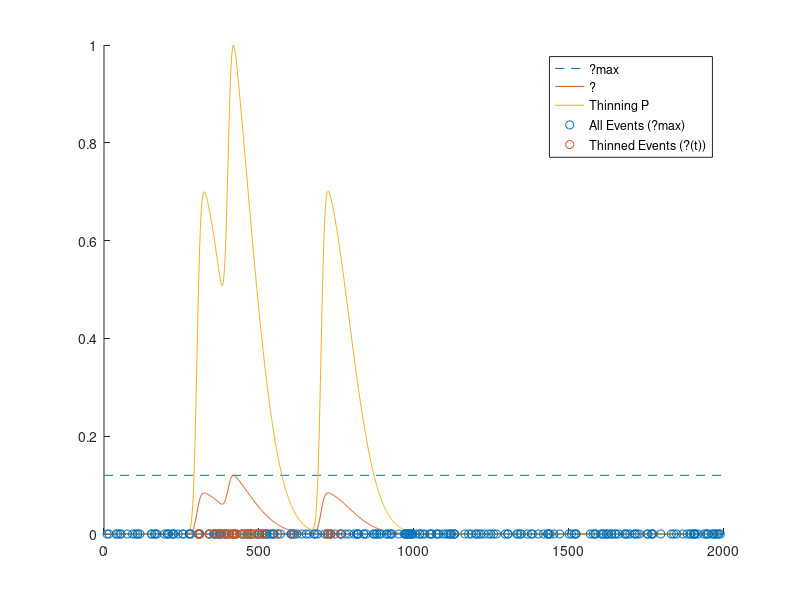

The MATLAB script that drew this image:
snormal = @(x,m,a,sigma) ((1+erf((a.*x)/sqrt(2)))/2) .* normpdf(x,m,sigma);
kernel = snormal(-10:0.01:10,0,10,0.9);
tstop = 2000;
nevents = 3;

rate = zeros(1,tstop);

% afto mporei na proerxetai k apo poisson, opws eipes.
eventLocations = [300, 400, 700];

preconv = zeros(1,tstop);
preconv(eventLocations) = 10;
    
rate = conv(preconv(1,1:tstop),kernel,'same');
% tevents = nonhomogenouspoissrnd(2000,0.12,rate);
nsamples = 2000;
lambdaMax = 0.12;

poissevents = poissrnd(lambdaMax,1,nsamples);
poissevents(poissevents>1) = 1;

nrate = rate./(max(rate)/lambdaMax);
% Accept event at t, with probability ? / ?max
thinningProb = nrate./lambdaMax;
Tevents = logical(poissevents) & (rand(1,nsamples)<thinningProb);
events = find(Tevents);

figure;hold on;
plot([0,tstop],[lambdaMax,lambdaMax],'--');
plot(nrate)
plot(thinningProb)
scatter(find(poissevents), zeros(1,length(find(poissevents))),'k+')
scatter(events, zeros(1,length(events)),'or')
legend({'?max','?','Thinning P','All Events (?max)','Thinned Events (?(t))'})
